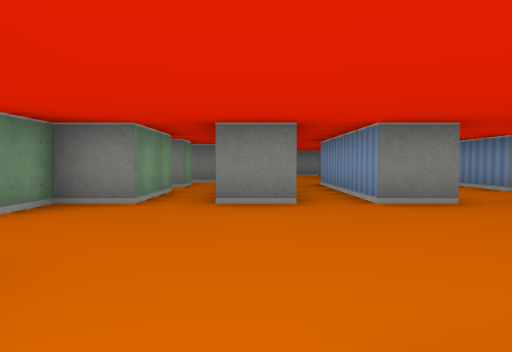
[1] (above)

20 first-person views from a walk through a cub3D maze. The camera is about half as high as the walls, tilts 2° down and sees 70° across. The floor is counted in squares. Each view is taken from the middle of a square. On the plan, view 1 faces up. The plan holds only what a view shows up to about 9 squares ahead; the rest is blank. The place goes on beyond the plan.

[2]
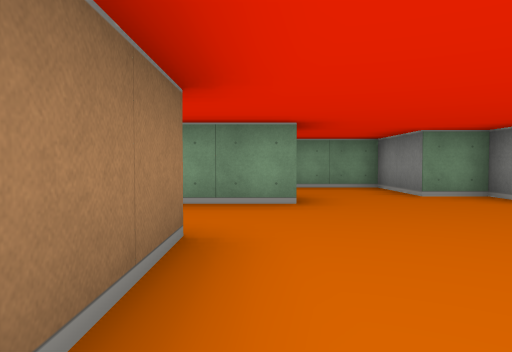

[3]
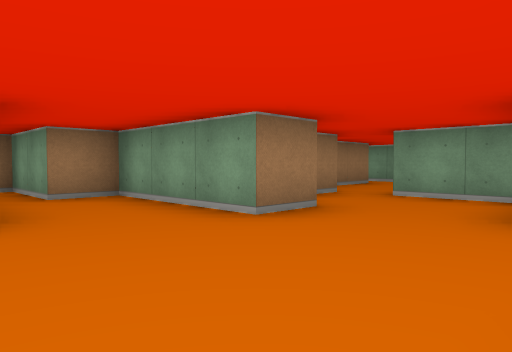

[4]
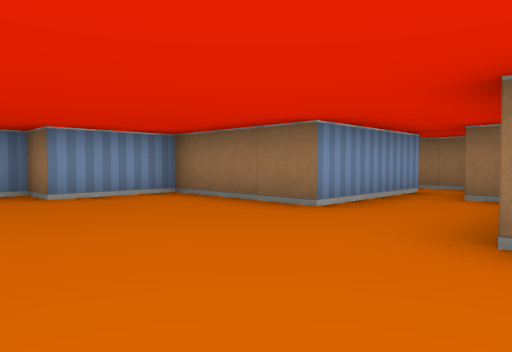

[5]
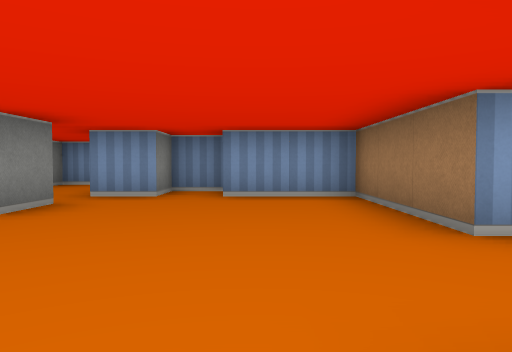

[6]
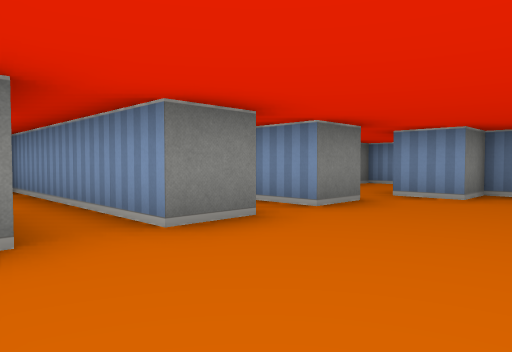

[7]
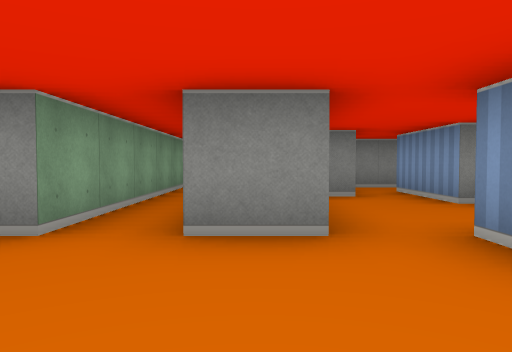

[8]
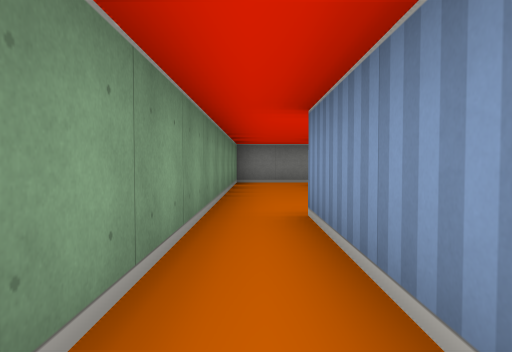

[9]
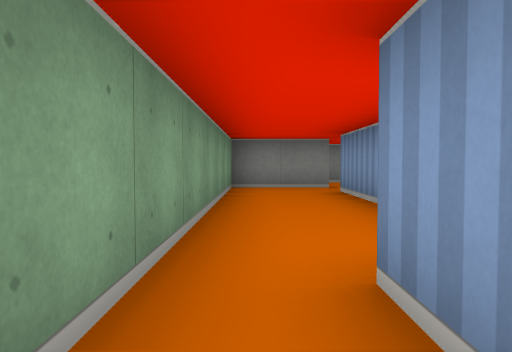

[10]
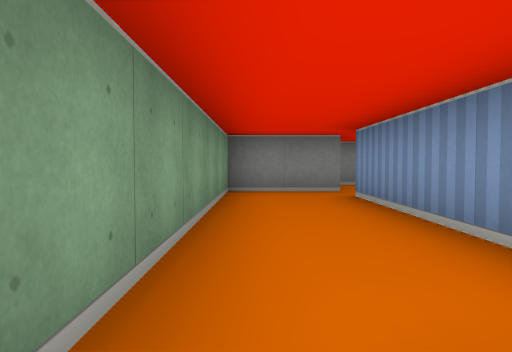

[11]
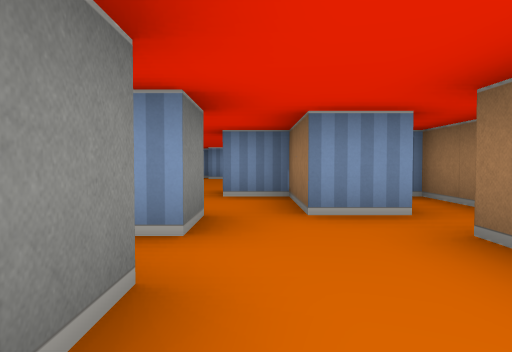

[12]
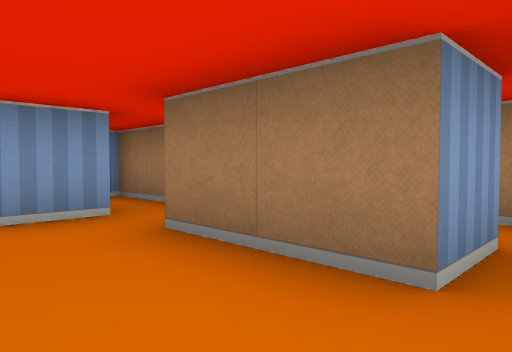

[13]
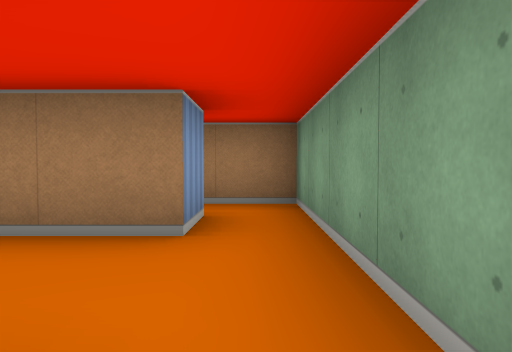

[14]
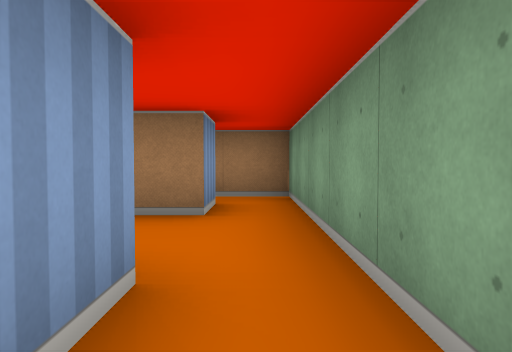

[15]
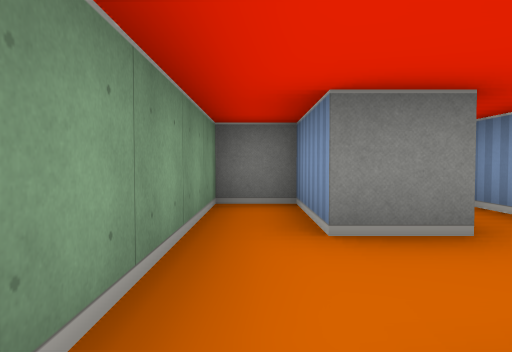

[16]
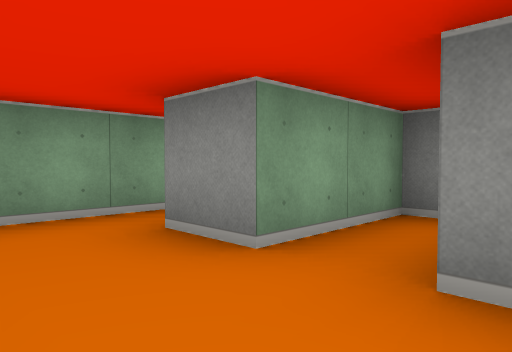

[17]
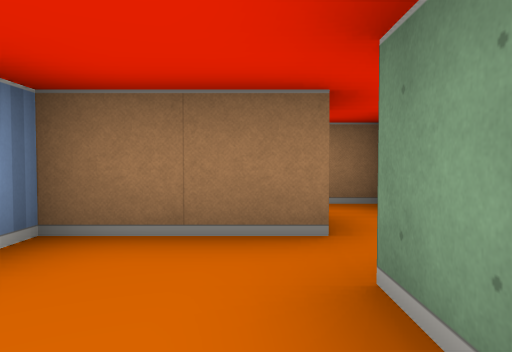

[18]
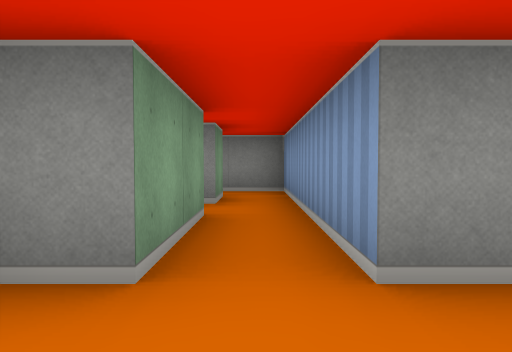

[19]
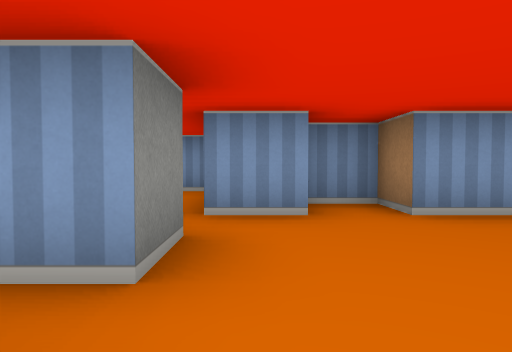

[20]
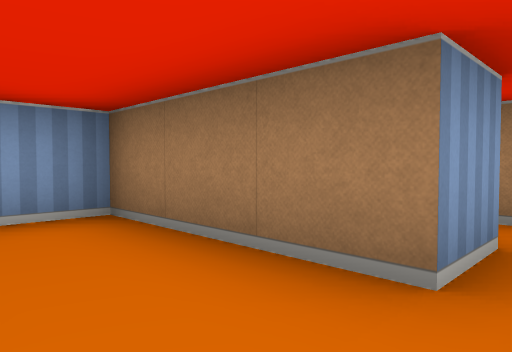

### Floor plan
Ten units are one square. View 1 is at (0, 0); x grows to the right and y downward. Boxes are objects, and circles mark ways between rooms. Rooms are numbered by the first view taken in them; rooms with no view inside come last. Other rooms are left out.
<svg viewBox="-90 -155 160 195">
<path fill="none" stroke="#000" d="M5 -45 -5 -45 -5 -65M26 -45 15 -45M5 25 5 -5 35 -5 35 -25 45 -25 45 -35 35 -35 35 -45M-45 -5 -25 -5 -25 -15 -15 -15 -15 15 -5 15 -5 35 9 35M-15 -65 -15 -45 -25 -45 -25 -35 -45 -35 -45 -15 -55 -15M25 -101 25 -135M26 -145 5 -145 5 -45M15 -45 15 -85M-75 -15 -75 -35 -85 -35 -85 25 -72 25M-75 16 -75 5M-75 5 -55 5M-55 15 -25 15M-55 -15 -55 -32M-45 6 -45 -5M-65 -36 -65 -15 -75 -15M35 -45 65 -45 65 -65 45 -65 45 -85M35 -75 30 -75M50 -95 40 -95M-15 -85 -15 -75M-5 -75 -5 -95 -16 -95"/>
<circle cx="10" cy="-50" r="3" fill="#2a7"/>
<circle cx="-50" cy="-10" r="3" fill="#2a7"/>
<circle cx="30" cy="-50" r="3" fill="#2a7"/>
<circle cx="-70" cy="-5" r="3" fill="#2a7"/>
<text x="0" y="-20">1</text>
<text x="10" y="-100">2</text>
<text x="-80" y="0">3</text>
<text x="-60" y="0">4</text>
<text x="40" y="-60">5</text>
<text x="-10" y="-90">6</text>
</svg>
Room 1 opens to room 2. Room 1 opens to room 4. Room 1 opens to room 5. Room 3 opens to room 4.

Where each view was taken, in squares from view 1:
view 1: 0 up, 0 right, facing up
view 2: 1 up, 3 right, facing left
view 3: 4 up, 1 right, facing down-left
view 4: 4 up, 2 left, facing down-right
view 5: 2 up, 2 left, facing right
view 6: 2 up, 2 left, facing up-right
view 7: 2 up, 2 right, facing up
view 8: 5 up, 1 right, facing up
view 9: 7 up, 1 right, facing up
view 10: 8 up, 1 right, facing up
view 11: 1 up, 8 left, facing right
view 12: 1 up, 8 left, facing down-right
view 13: 2 up, 8 left, facing down
view 14: 3 up, 8 left, facing down
view 15: 1 down, 8 left, facing up
view 16: 0 up, 5 left, facing up-left
view 17: 3 up, 4 left, facing down
view 18: 3 up, 1 left, facing up
view 19: 4 up, 0 right, facing right
view 20: 6 up, 3 right, facing down-right
